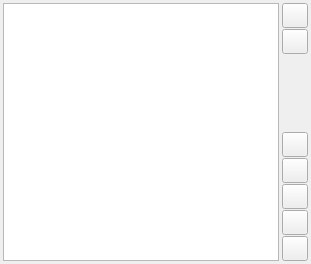
<?xml version="1.0" encoding="UTF-8"?>
<ui version="4.0">
 <class>StylesEditor</class>
 <widget class="QDialog" name="StylesEditor">
  <property name="windowModality">
   <enum>Qt::NonModal</enum>
  </property>
  <property name="geometry">
   <rect>
    <x>0</x>
    <y>0</y>
    <width>311</width>
    <height>264</height>
   </rect>
  </property>
  <property name="windowTitle">
   <string>The style's editor</string>
  </property>
  <property name="windowIcon">
   <iconset resource="../../resources.qrc">
    <normaloff>:/resources/MainWindow/Options/styles_editor.png</normaloff>:/resources/MainWindow/Options/styles_editor.png</iconset>
  </property>
  <property name="modal">
   <bool>true</bool>
  </property>
  <layout class="QHBoxLayout" name="horizontalLayout">
   <property name="spacing">
    <number>3</number>
   </property>
   <property name="margin">
    <number>3</number>
   </property>
   <item>
    <widget class="QTreeView" name="treeView">
     <property name="toolTip">
      <string>In this place showing the current group's styles.</string>
     </property>
     <property name="statusTip">
      <string/>
     </property>
     <property name="whatsThis">
      <string>In this place showing the current group's styles.</string>
     </property>
     <property name="editTriggers">
      <set>QAbstractItemView::AnyKeyPressed|QAbstractItemView::DoubleClicked|QAbstractItemView::EditKeyPressed|QAbstractItemView::SelectedClicked</set>
     </property>
     <property name="alternatingRowColors">
      <bool>false</bool>
     </property>
     <property name="animated">
      <bool>true</bool>
     </property>
     <property name="allColumnsShowFocus">
      <bool>false</bool>
     </property>
     <property name="wordWrap">
      <bool>false</bool>
     </property>
     <attribute name="headerCascadingSectionResizes">
      <bool>false</bool>
     </attribute>
    </widget>
   </item>
   <item>
    <layout class="QVBoxLayout" name="verticalLayout_2">
     <property name="spacing">
      <number>1</number>
     </property>
     <item>
      <widget class="QToolButton" name="toolButton_7">
       <property name="toolTip">
        <string>Show next style's group. If you didn't save the styles then your changes will be lost.</string>
       </property>
       <property name="whatsThis">
        <string>Show next style's group. If you didn't save the styles then your changes will be lost.</string>
       </property>
       <property name="text">
        <string/>
       </property>
       <property name="icon">
        <iconset resource="../../resources.qrc">
         <normaloff>:/resources/Canvas/next.png</normaloff>:/resources/Canvas/next.png</iconset>
       </property>
       <property name="iconSize">
        <size>
         <width>18</width>
         <height>18</height>
        </size>
       </property>
      </widget>
     </item>
     <item>
      <widget class="QToolButton" name="toolButton_6">
       <property name="statusTip">
        <string>Save your changes to register.</string>
       </property>
       <property name="whatsThis">
        <string>Save your changes to register.</string>
       </property>
       <property name="text">
        <string/>
       </property>
       <property name="icon">
        <iconset resource="../../resources.qrc">
         <normaloff>:/resources/Styles/save.png</normaloff>:/resources/Styles/save.png</iconset>
       </property>
       <property name="iconSize">
        <size>
         <width>18</width>
         <height>18</height>
        </size>
       </property>
      </widget>
     </item>
     <item>
      <spacer name="verticalSpacer">
       <property name="orientation">
        <enum>Qt::Vertical</enum>
       </property>
       <property name="sizeHint" stdset="0">
        <size>
         <width>20</width>
         <height>40</height>
        </size>
       </property>
      </spacer>
     </item>
     <item>
      <widget class="QToolButton" name="toolButton_5">
       <property name="toolTip">
        <string>Insert new style. Current position have to be root.</string>
       </property>
       <property name="statusTip">
        <string/>
       </property>
       <property name="whatsThis">
        <string>Insert new style. Current position have to be root.</string>
       </property>
       <property name="text">
        <string/>
       </property>
       <property name="icon">
        <iconset resource="../../resources.qrc">
         <normaloff>:/resources/Styles/plus.png</normaloff>:/resources/Styles/plus.png</iconset>
       </property>
       <property name="iconSize">
        <size>
         <width>18</width>
         <height>18</height>
        </size>
       </property>
      </widget>
     </item>
     <item>
      <widget class="QToolButton" name="toolButton_4">
       <property name="toolTip">
        <string>Remove current style. Current position have to be root.</string>
       </property>
       <property name="whatsThis">
        <string>Remove current style. Current position have to be root.</string>
       </property>
       <property name="text">
        <string/>
       </property>
       <property name="icon">
        <iconset resource="../../resources.qrc">
         <normaloff>:/resources/Styles/minus.png</normaloff>:/resources/Styles/minus.png</iconset>
       </property>
       <property name="iconSize">
        <size>
         <width>18</width>
         <height>18</height>
        </size>
       </property>
      </widget>
     </item>
     <item>
      <widget class="QToolButton" name="toolButton_3">
       <property name="toolTip">
        <string>Reopen current styles' group.</string>
       </property>
       <property name="whatsThis">
        <string>Reopen current styles' group.</string>
       </property>
       <property name="text">
        <string/>
       </property>
       <property name="icon">
        <iconset resource="../../resources.qrc">
         <normaloff>:/resources/Styles/update.png</normaloff>:/resources/Styles/update.png</iconset>
       </property>
       <property name="iconSize">
        <size>
         <width>18</width>
         <height>18</height>
        </size>
       </property>
      </widget>
     </item>
     <item>
      <widget class="QToolButton" name="toolButton">
       <property name="toolTip">
        <string>Export current styles' group to file.ini</string>
       </property>
       <property name="whatsThis">
        <string>Export current styles' group to file.ini</string>
       </property>
       <property name="text">
        <string/>
       </property>
       <property name="icon">
        <iconset resource="../../resources.qrc">
         <normaloff>:/resources/Styles/export.png</normaloff>:/resources/Styles/export.png</iconset>
       </property>
       <property name="iconSize">
        <size>
         <width>18</width>
         <height>18</height>
        </size>
       </property>
      </widget>
     </item>
     <item>
      <widget class="QToolButton" name="toolButton_2">
       <property name="toolTip">
        <string>Import current styles' group from file.ini</string>
       </property>
       <property name="whatsThis">
        <string>Import current styles' group from file.ini</string>
       </property>
       <property name="text">
        <string/>
       </property>
       <property name="icon">
        <iconset resource="../../resources.qrc">
         <normaloff>:/resources/Styles/import.png</normaloff>:/resources/Styles/import.png</iconset>
       </property>
       <property name="iconSize">
        <size>
         <width>18</width>
         <height>18</height>
        </size>
       </property>
      </widget>
     </item>
    </layout>
   </item>
  </layout>
 </widget>
 <resources>
  <include location="../../resources.qrc"/>
 </resources>
 <connections/>
</ui>
